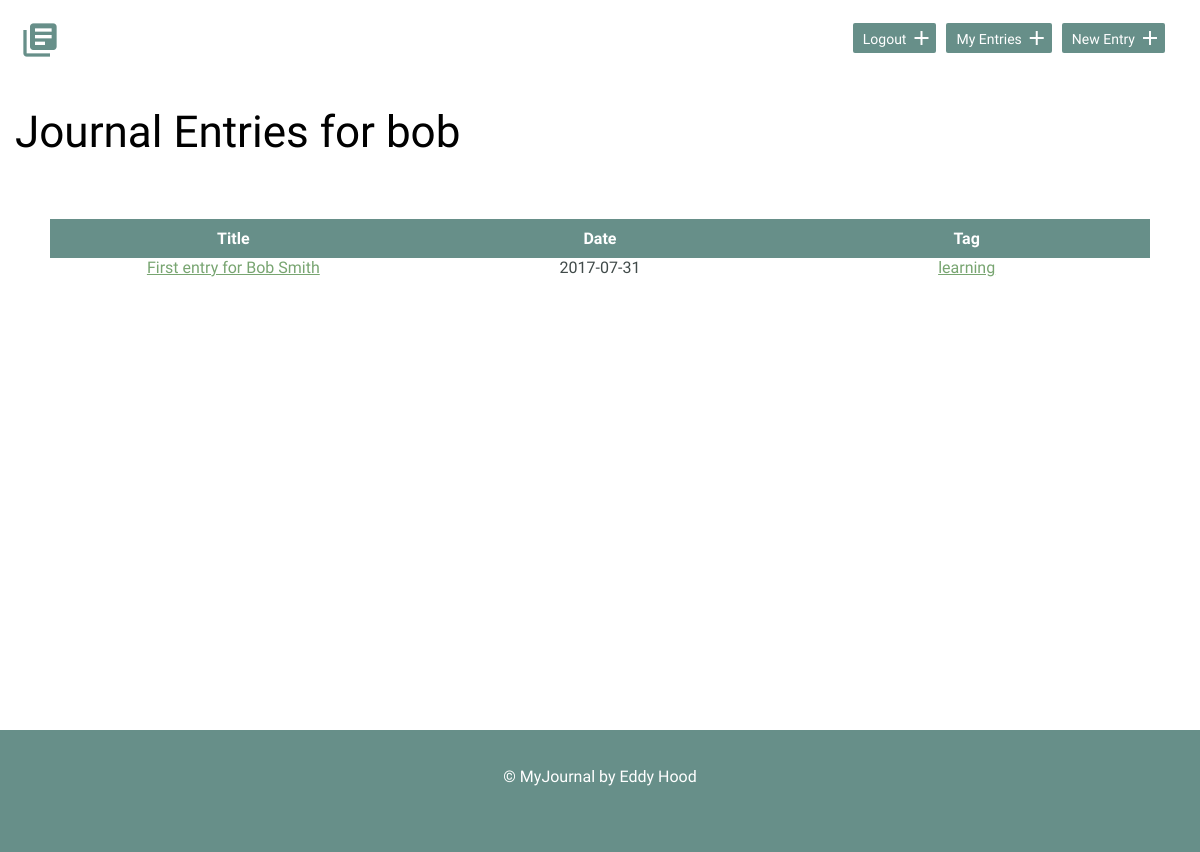
/entries (signed in), run on the app's committed database.
### models.py (models this page shows, shortened)
class User(UserMixin, Model):
    username = CharField(unique=True)
    email = CharField(unique=True)
    password = CharField()
    created_on = DateTimeField(default=datetime.datetime.now)
    class Meta:
        database = DATABASE

class Journal(Model):
    user = ForeignKeyField(User, related_name="journal")
    title = CharField()
    date = DateField()
    time = IntegerField()
    entry = TextField()
    resources = TextField()
    tag = CharField()
    timestamp = DateTimeField(default=datetime.datetime.now)
    class Meta:
        database = DATABASE
        order_by = ('-timestamp',)

### journalist.py (the view)
@app.route('/entries')
@login_required
def entries():
    user = g.user._get_current_object()
    entries = models.Journal.select().where(models.Journal.user == user).limit(7)
    return render_template('entries.html', entries=entries)

### journalist.py (called while the page is built)
@login_manager.user_loader
def load_user(userid):
    try:
        return models.User.get(models.User.id == userid)
    except models.DoesNotExist:
        return None

@app.before_request
def before_request():
    g.db = models.DATABASE
    g.db.connect()
    g.user = current_user

@app.teardown_request
def teardown_request(exception):
    db =getattr(g, 'db', None)
    if db is not None:
        db.close()

### templates/entries.html
{% extends "layout.html" %}
{% block content %}
    <h1>Journal Entries for {{current_user.username}}</h1>
        <section>
            <table>
                <tr class="list-header">
                    <th class="list-title">Title</th>
                    <th class="list-title">Date</th>
                    <th class="list-title">Tag</th>
                </tr>
                    {% if entries %}
                        {% for entry in entries%}
                        <tr>
                        <td class="list-text"><a href="{{url_for('details', entry_title = entry.title)}}">{{entry.title}}</a></td>
                        <td class="list-text">{{entry.date}}</td>
                        <td class="list-text"><a href="{{url_for('tagview', tag = entry.tag)}}">{{entry.tag}}</a></td>
                        </tr>
                        {% endfor %}
                    {% endif %}
            </table>
        </section>
{% endblock %}

### static/css/site.css (style rules this page uses)
* { margin: 0; padding: 0; }
body { font-size: 16px; color: #404a49; font-family: 'Cousine', serif; font-weight: 400; height:100%; }
a { color: #78a571; }
section { padding: 50px; }
h1, h2, h3 { margin: 0; font-weight: 400; line-height: 1em; color: #000; }
h1 { font-size: 44px; margin: 15px; }
.list-header { background-color: #678F89; }
.list-title { padding: 10px; color: #ffffff; width: calc(10%); }
.list-text { text-align: center; }

### data on the page
User: username "bob"
Journal: title "First entry for Bob Smith", date "2017-07-31", tag "learning"
